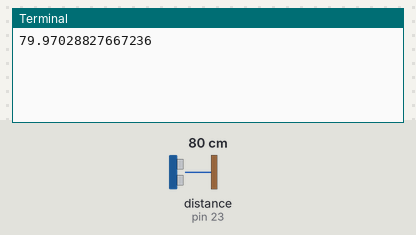
This program was run on a simulated Raspberry Pi (header pin numbers). Parts: the last lines printed to the terminal. The inputs (shaded band) are chosen by the test bench; at power-on: distance to the obstacle (sensor on pin 23) 80 cm. The echo pulse lasts 58.3 µs per cm; sending an e-mail succeeds after 1 s; the clock reads 2024-03-15 10:24:30 at power-on unless the program sets it.

Above: at 1.7 s.
1.8 s: distance to the obstacle (sensor on pin 23) set to 2 cm
At 6.8 s:
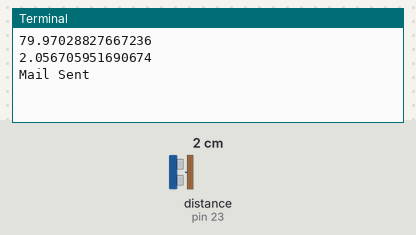
12.6 s: distance to the obstacle (sensor on pin 23) set to 4 cm
At 17.6 s:
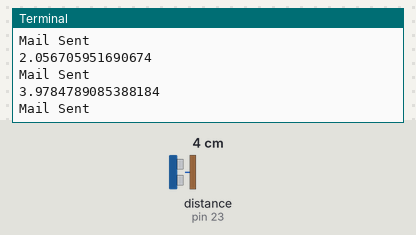
Timing chart, 0 to 19.1 s (numbered marks = the images above; inputs shaded):
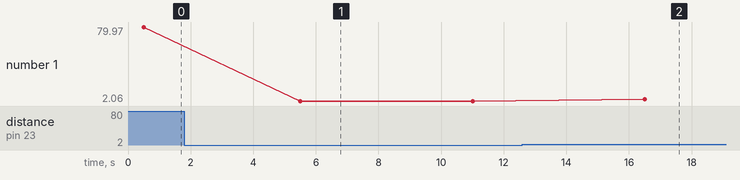

The program:

sense_email.py
```python
import RPi.GPIO as GPIO
import time

import smtplib
from email.mime.multipart import MIMEMultipart
from email.mime.text import MIMEText
mail= MIMEMultipart()
server = smtplib.SMTP('smtp.gmail.com',587) #SMTP Server and Port Number
server.starttls() #Server Starting
sender = 'traffichelmet@gmail.com' # Type your own email ID
senpass = 'spectrum20' # Enter the password associated with the email
receiver = 'syedumaidahmed96@gmail.com' # Receiver's Email ID
server.login(sender,senpass) #Authentication Point


GPIO.setmode(GPIO.BOARD)#Numbering the GPIO pin
GPIO.setwarnings(False)
GPIO_TRIGGER = 24
GPIO_ECHO = 23
pulse_start=0
pulse_end=0
GPIO.setup(GPIO_TRIGGER,GPIO.OUT) #GPIO Mapping
GPIO.setup(GPIO_ECHO,GPIO.IN)

while True:

    GPIO.output(GPIO_TRIGGER, True)
     # set Trigger after 0.01ms to LOW
    time.sleep(0.00001)
    GPIO.output(GPIO_TRIGGER, False)

    StartTime = time.time()
    StopTime = time.time()

    # save StartTime
    while GPIO.input(GPIO_ECHO) == 0:
        StartTime = time.time()

    # save time of arrival
    while GPIO.input(GPIO_ECHO) == 1:
        StopTime = time.time()

    # time difference between start and arrival
    TimeElapsed = StopTime - StartTime
    # multiply with the sonic speed (34300 cm/s)
    # and divide by 2, because reflected or echo signal
    distance = (TimeElapsed * 34300) / 2
    print(distance)
    if distance < 50 : #Only sends mail when sensor reads object from less than 50 cm
        mail['From']='Home Automation Systems'
        mail['To'] = receiver
        mail['Subject']='Sensor Data – Alert'
        body='Object detected'
        mail.attach(MIMEText(body,'plain'))
        msg=mail.as_string()
        server.sendmail(sender,receiver,msg)
        print('Mail Sent')
    time.sleep(5)   #The sensor checks the object in every 5 seconds
GPIO.cleanup()
```

Measured:
- after the input at 1.8 s, the terminal: prints a new line after 3.7 s (image 1)
- after the input at 12.6 s, the terminal: prints a new line after 3.9 s (image 2)
- plotted number 1: 79.97 → 2.06 after the input at 1.8 s, 2.06 → 3.98 after the input at 12.6 s
